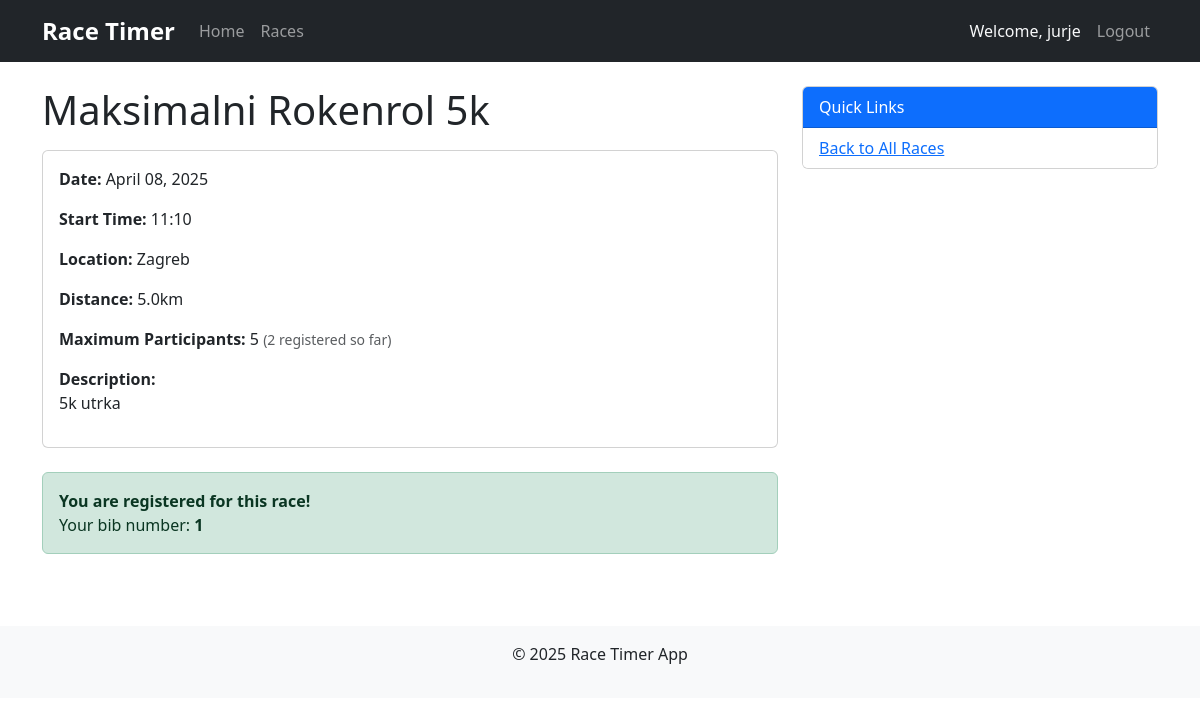
/race/1 (signed in), run on the app's committed database.
### models.py (models this page shows, shortened)
class User(db.Model, UserMixin):
    id = db.Column(db.Integer, primary_key=True)
    username = db.Column(db.String(80), unique=True, nullable=False)
    email = db.Column(db.String(120), unique=True, nullable=False)
    password_hash = db.Column(db.String(128))
    is_admin = db.Column(db.Boolean, default=False)
    created_at = db.Column(db.DateTime, default=datetime.utcnow)
    race_entries = db.relationship('RaceEntry', backref='runner', lazy=True)

class Race(db.Model):
    id = db.Column(db.Integer, primary_key=True)
    name = db.Column(db.String(100), nullable=False)
    description = db.Column(db.Text)
    location = db.Column(db.String(200))
    date = db.Column(db.Date, nullable=False)
    start_time = db.Column(db.Time)
    distance = db.Column(db.Float)  # in kilometers
    max_participants = db.Column(db.Integer)
    is_active = db.Column(db.Boolean, default=True)
    is_started = db.Column(db.Boolean, default=False)
    start_timestamp = db.Column(db.DateTime)
    created_at = db.Column(db.DateTime, default=datetime.utcnow)
    entries = db.relationship('RaceEntry', backref='race', lazy=True)

class RaceEntry(db.Model):
    id = db.Column(db.Integer, primary_key=True)
    bib_number = db.Column(db.Integer, nullable=False)
    race_id = db.Column(db.Integer, db.ForeignKey('race.id'), nullable=False)
    user_id = db.Column(db.Integer, db.ForeignKey('user.id'), nullable=False)
    registration_time = db.Column(db.DateTime, default=datetime.utcnow)
    start_time = db.Column(db.DateTime)  # When the race started
    finish_time = db.Column(db.DateTime)  # When runner finished
    status = db.Column(db.String(20), default='registered')  # registered, started, finished, DNF

### app.py (the view)
@app.route('/race/<int:race_id>')
def race_details(race_id):
    race = Race.query.get_or_404(race_id)
    return render_template('public/race_details.html', race=race)

### app.py (called while the page is built)
@login_manager.user_loader
def load_user(user_id):
    return User.query.get(int(user_id))

### templates/public/race_details.html (shortened to what this page needs)
{% extends "base.html" %}
{% block content %}
<div class="row">
    <div class="col-md-8">
        <h1 class="mb-3">{{ race.name }}</h1>
        <div class="card mb-4">
            <div class="card-body">
                <div class="mb-3">
                    <strong>Date:</strong> {{ race.date.strftime('%B %d, %Y') }}
                </div>
                {% if race.start_time %}
                <div class="mb-3">
                    <strong>Start Time:</strong> {{ race.start_time.strftime('%H:%M') }}
                </div>
                {% endif %}
                <div class="mb-3">
                    <strong>Location:</strong> {{ race.location }}
                </div>
                {% if race.distance %}
                <div class="mb-3">
                    <strong>Distance:</strong> {{ race.distance }}km
                </div>
                {% endif %}
                {% if race.max_participants %}
                <div class="mb-3">
                    <strong>Maximum Participants:</strong> {{ race.max_participants }}
                    <small class="text-muted">({{ race.entries|length }} registered so far)</small>
                </div>
                {% endif %}
                {% if race.description %}
                <div class="mb-3">
                    <strong>Description:</strong>
                    <p>{{ race.description }}</p>
                </div>
                {% endif %}
            </div>
        </div>
        <div class="mb-4">
            {% if race.date >= current_user.created_at.date() and race.is_active %}
                {% set is_registered = race.entries|selectattr('user_id', 'equalto', current_user.id)|list|length > 0 if current_user.is_authenticated else False %}
                {% if is_registered %}
                    <div class="alert alert-success">
                        <strong>You are registered for this race!</strong>
                        {% set entry = race.entries|selectattr('user_id', 'equalto', current_user.id)|first %}
                        <p class="mb-0">Your bib number: <strong>{{ entry.bib_number }}</strong></p>
                    </div>
                {% elif race.max_participants and race.entries|length >= race.max_participants %}
                    <div class="alert alert-warning">
                        This race has reached its maximum number of participants.
                    </div>
                {% elif current_user.is_authenticated %}
                    <a href="{{ url_for('race_signup', race_id=race.id) }}" class="btn btn-primary btn-lg">Register for this Race</a>
                {% else %}
                    <div class="alert alert-info">
                        <a href="{{ url_for('login') }}">Log in</a> or <a href="{{ url_for('register') }}">register</a> to sign up for this race.
                    </div>
                {% endif %}
            {% elif race.date < current_user.created_at.date() %}
                <div class="alert alert-secondary">
                    This race has already taken place.
                    <a href="{{ url_for('race_results', race_id=race.id) }}" class="btn btn-outline-primary ms-3">View Results</a>
                </div>
            {% else %}
                <div class="alert alert-warning">
                    Registration for this race is closed.
                </div>
            {% endif %}
        </div>
    </div>
    <div class="col-md-4">
        <div class="card">
            <div class="card-header bg-primary text-white">
                Quick Links
            </div>
            <ul class="list-group list-group-flush">
                <li class="list-group-item">
                    <a href="{{ url_for('races') }}">Back to All Races</a>
                </li>
            </ul>
        </div>
    </div>
</div>
{% endblock %}

### templates/base.html (shortened to what this page needs)
<!DOCTYPE html>
<html lang="en">
<head>
    <link href="https://cdn.jsdelivr.net/npm/bootstrap@5.3.0-alpha1/dist/css/bootstrap.min.css" rel="stylesheet">
    <link href="{{ url_for('static', filename='css/style.css') }}" rel="stylesheet">
</head>
<body>
    <nav class="navbar navbar-expand-lg navbar-dark bg-dark">
        <div class="container">
            <a class="navbar-brand" href="{{ url_for('index') }}">Race Timer</a>
            <div class="collapse navbar-collapse" id="navbarNav">
                <ul class="navbar-nav me-auto">
                    <li class="nav-item">
                        <a class="nav-link" href="{{ url_for('index') }}">Home</a>
                    </li>
                    <li class="nav-item">
                        <a class="nav-link" href="{{ url_for('races') }}">Races</a>
                    </li>
                </ul>
                <ul class="navbar-nav">
                    {% if current_user.is_authenticated %}
                    <li class="nav-item">
                        <span class="nav-link text-light">Welcome, {{ current_user.username }}</span>
                    </li>
                    <li class="nav-item">
                        <a class="nav-link" href="{{ url_for('logout') }}">Logout</a>
                    </li>
                    {% endif %}
                </ul>
            </div>
        </div>
    </nav>
    <main class="container mt-4">
        {% block content %}{% endblock %}
    </main>
    <footer class="mt-5 py-3 bg-light">
        <div class="container text-center">
            <p>&copy; 2025 Race Timer App</p>
        </div>
    </footer>
</body>
</html>

### static/css/style.css (style rules this page uses)
body { padding-bottom: 60px; }
.navbar-brand { font-weight: bold; font-size: 1.5rem; }
footer { background-color: #f8f9fa; padding: 20px 0; margin-top: 40px; }

### data on the page
User: username "jurje"
Race: name "Maksimalni Rokenrol 5k", date "April 08, 2025", start_time "11:10", location "Zagreb", distance "5.0", max_participants "5", description "5k utrka"
RaceEntry: bib_number "1"

### other printed values
{{ race.entries|length }} "2"
